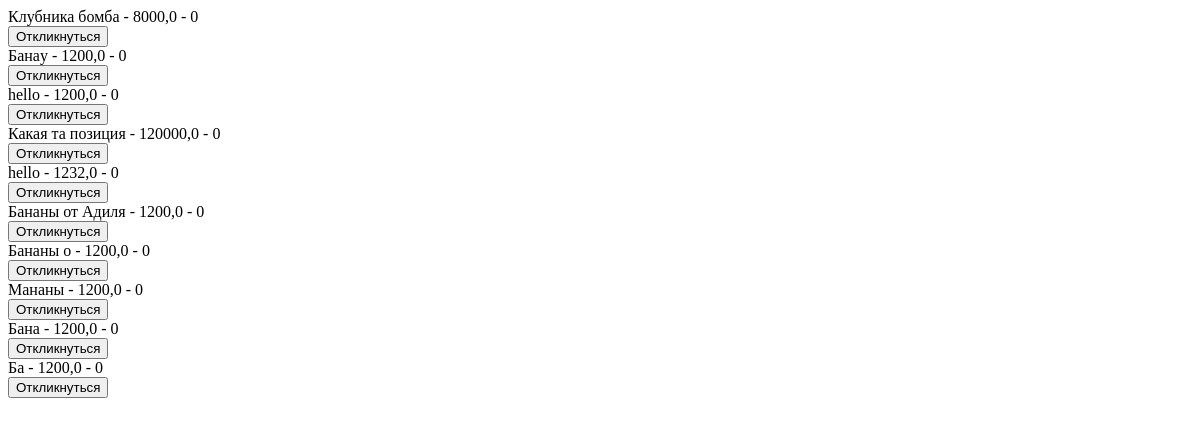
Page /ad_list/ on the earlier database version.
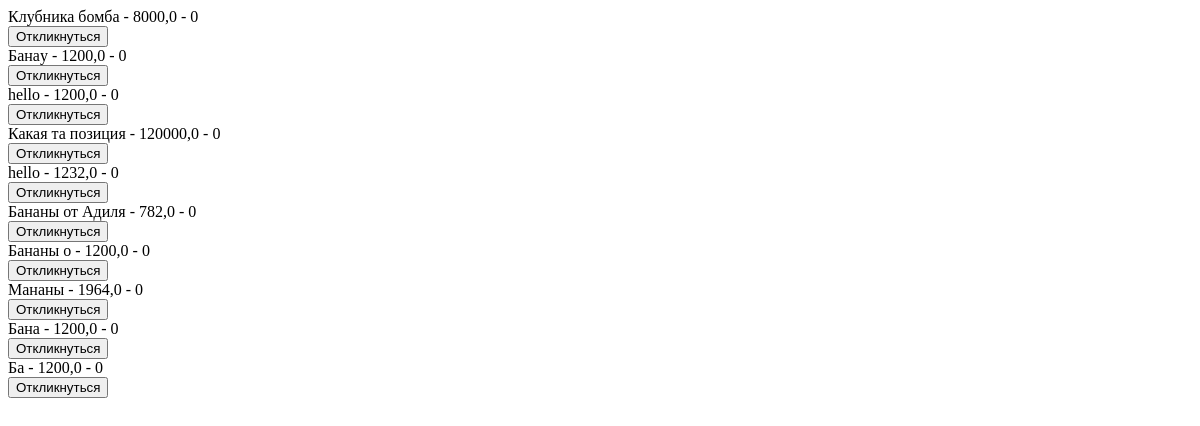
Same page on the later database version.
### main/models.py (models this page shows, shortened)
class Ad(models.Model):
    user= models.ForeignKey(CustomUser, blank=False, null=False, on_delete=models.CASCADE, related_name='creator')
    title= models.CharField(max_length=50, verbose_name="Title")
    company_name= models.CharField(max_length=50, blank=True, null=True, verbose_name="Company_name")
    description= models.TextField(verbose_name="Description")
    image_link = models.ImageField(upload_to=user_image_directory_path, blank=True, null=True,
                                   verbose_name="Ad image")
    cost= models.FloatField(verbose_name="Cost")
    responders= models.ManyToManyField(Respond)
    create_date = models.DateField(auto_now_add=True, verbose_name="Creation date")
    edit_date = models.DateField(auto_now=True, verbose_name="Edit date")
    is_active = models.BooleanField(default=True, verbose_name="Active")
    category=models.OneToOneField(Category, blank=True, null=True, on_delete=models.CASCADE)

### main/views.py (the view)
# urls.py: path('ad_list/', views.AdListView.as_view(), name='ad list'),
class AdListView(ListView):
    template_name = "main/ad_list.html"
    model = Ad

### main/templates/main/ad_list.html (shortened to what this page needs)
{% load static %}
<!DOCTYPE html>
<html lang="en">
<head>
</head>
<body>
{% for i in object_list %}
    {{i.title}} - {{i.cost}} - {{i.responders.all|length}}
    <form action="/add_responder/" method="POST">
        {% if user in i.responders.all %}
        <button disabled>Вы уже отклинулись</button>
        {% else %}
        <button>Откликнуться</button>
        {% endif %}
    </form>
{% endfor %}
</body>
</html>

Differences in the rows shown:
changed Ad "Бананы от Адиля": cost "1200,0" → "782,0"
changed Ad "Мананы": cost "1200,0" → "1964,0"
